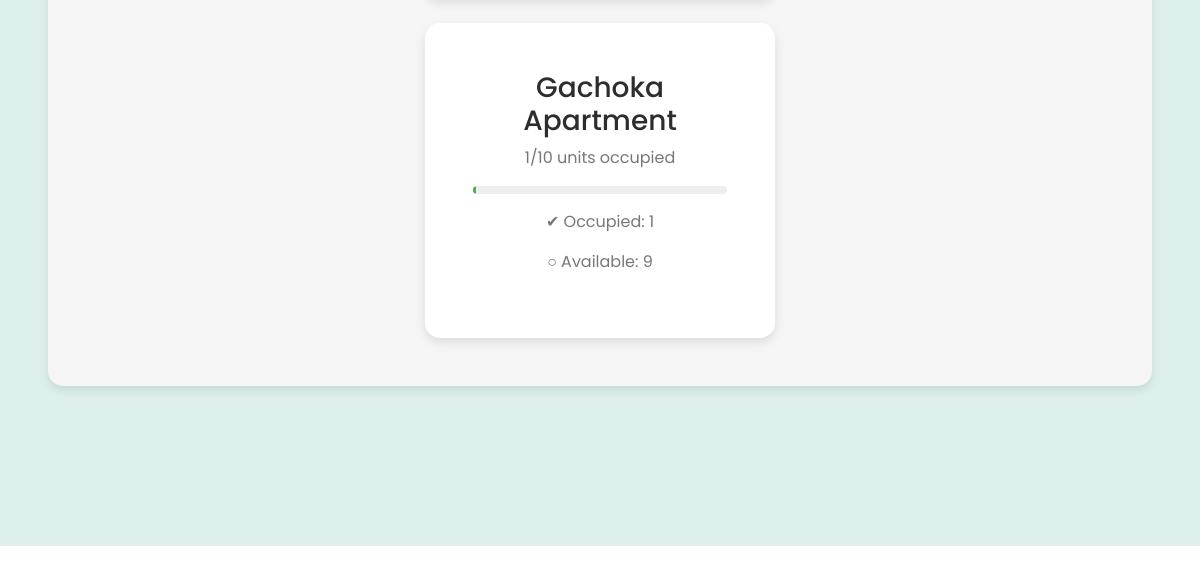
The app's page /command-center/ (lower part), older data.
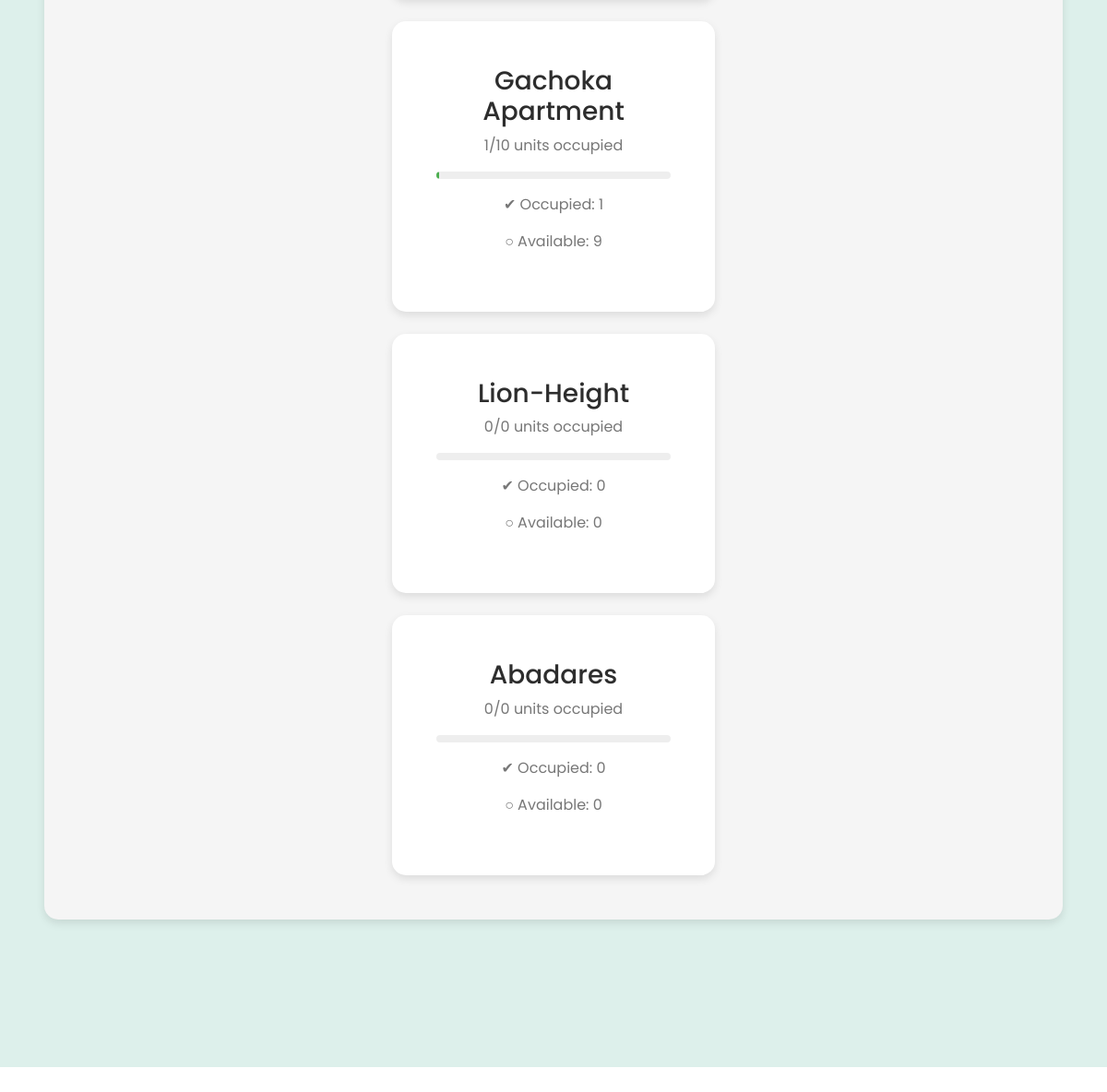
The same page, newer data.
### main/models.py (models this page shows, shortened)
class Apartment(models.Model):
    name = models.CharField(max_length=100)
    address = models.CharField(max_length=255)
    city = models.CharField(max_length=100)
    class Meta:
        verbose_name_plural = "Apartments"
    @property
    def total_units(self):
        return self.bedsitters.count()
    @property
    def occupied_units(self):
        return self.bedsitters.filter(tenant__isnull=False).count()
    @property
    def available_units(self):
        return self.total_units - self.occupied_units

### main/views.py (the view)
# urls.py: path('command-center/', views.command_center, name='command_center'),
def command_center(request):
    apartment = Apartment.objects.all()
    context = {'apartments': apartment,}
    return render(request, 'main/command_center.html', context)

### main/templates/main/command_center.html (shortened to what this page needs)
{% extends 'main/base.html' %}
{% block content %}
<section class="container-fluid" id="command-center">
  <div class="bottom-section">
    <div class="card-wrapper">
      {% for apartment in apartments %}
      <div class="card-details">
        <h3>{{ apartment.name }}</h3>
        <p>
          {{ apartment.occupied_units }}/{{ apartment.total_units }} units
          occupied
        </p>
        <div class="progress-bar">
          <div
            class="progress"
            style="width: {{ apartment.occupied_units|floatformat:0 }}%"
          ></div>
        </div>
        <p>✔ Occupied: {{ apartment.occupied_units }}</p>
        <p>○ Available: {{ apartment.available_units }}</p>
      </div>
      {% endfor %}
    </div>
  </div>
</section>
{% endblock %}

Row changes from the older to the newer data that the page shows:
added Apartment: name "Lion-Height", occupied_units "0", total_units "0", available_units "0"
added Apartment: name "Abadares", occupied_units "0", total_units "0", available_units "0"
